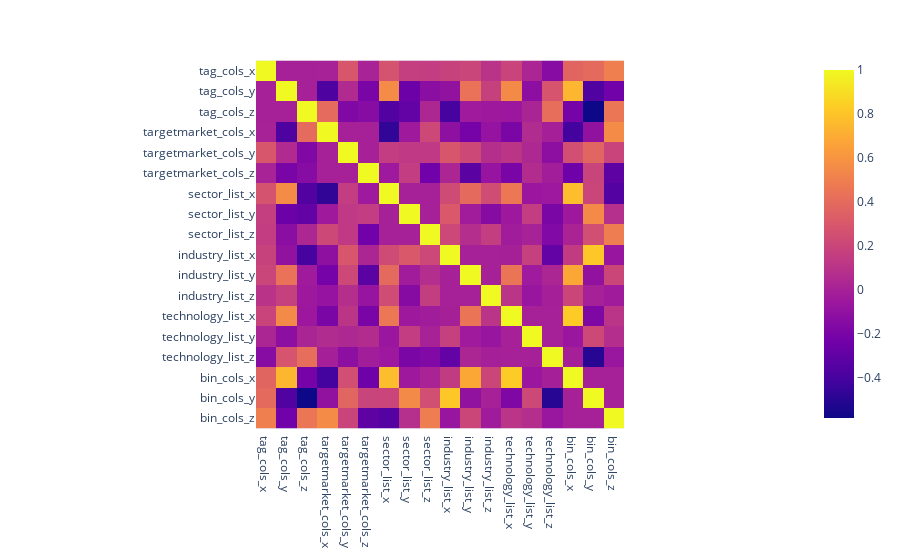

The notebook cell saved with this chart:
### Code cell
fig = px.imshow(pca_3d_df[pca_3d_cols].corr())
fig.show()

### Figure 1 — Plotly figure (JSON) as saved in the notebook; plotly's stock layout.template omitted (floating-point values rounded to 4 significant figures; data arrays with more than 128 entries replaced by an {"elided": "..."} marker saying what was removed)
{"data": [{"coloraxis": "coloraxis", "hovertemplate": "x: %{x}<br>y: %{y}<br>color: %{z}<extra></extra>", "name": "0", "type": "heatmap", "x": ["tag_cols_x", "tag_cols_y", "tag_cols_z", "targetmarket_cols_x", "targetmarket_cols_y", "targetmarket_cols_z", "sector_list_x", "sector_list_y", "sector_list_z", "industry_list_x", "industry_list_y", "industry_list_z", "technology_list_x", "technology_list_y", "technology_list_z", "bin_cols_x", "bin_cols_y", "bin_cols_z"], "xaxis": "x", "y": ["tag_cols_x", "tag_cols_y", "tag_cols_z", "targetmarket_cols_x", "targetmarket_cols_y", "targetmarket_cols_z", "sector_list_x", "sector_list_y", "sector_list_z", "industry_list_x", "industry_list_y", "industry_list_z", "technology_list_x", "technology_list_y", "technology_list_z", "bin_cols_x", "bin_cols_y", "bin_cols_z"], "yaxis": "y", "z": {"elided": "18x18 float values"}}], "layout": {"coloraxis": {"colorscale": [[0, "#0d0887"], [0.1111, "#46039f"], [0.2222, "#7201a8"], [0.3333, "#9c179e"], [0.4444, "#bd3786"], [0.5556, "#d8576b"], [0.6667, "#ed7953"], [0.7778, "#fb9f3a"], [0.8889, "#fdca26"], [1, "#f0f921"]]}, "margin": {"t": 60}, "xaxis": {"anchor": "y", "constrain": "domain", "domain": [0, 1], "scaleanchor": "y"}, "yaxis": {"anchor": "x", "autorange": "reversed", "constrain": "domain", "domain": [0, 1]}}}
